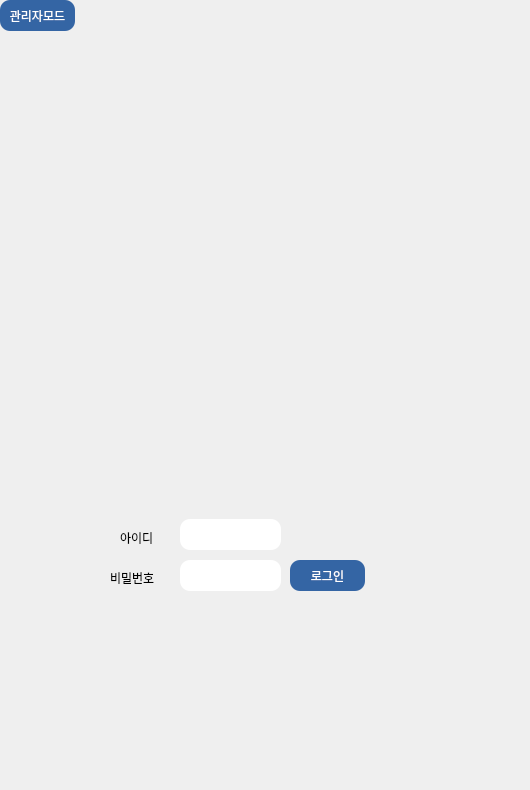
   <widget class="QWidget" name="page">
    <widget class="QLabel" name="label_3">
     <property name="geometry">
      <rect>
       <x>120</x>
       <y>530</y>
       <width>41</width>
       <height>16</height>
      </rect>
     </property>
     <property name="text">
      <string>아이디</string>
     </property>
    </widget>
    <widget class="QLineEdit" name="id_check">
     <property name="geometry">
      <rect>
       <x>180</x>
       <y>519</y>
       <width>101</width>
       <height>31</height>
      </rect>
     </property>
     <property name="styleSheet">
      <string notr="true">
border-style: solid;
border-radius: 10px;
</string>
     </property>
    </widget>
    <widget class="QPushButton" name="login_button">
     <property name="geometry">
      <rect>
       <x>290</x>
       <y>560</y>
       <width>75</width>
       <height>31</height>
      </rect>
     </property>
     <property name="styleSheet">
      <string notr="true">background-color:rgb(52,101,164);
border-style: solid;
border-radius: 10px;
color:white;</string>
     </property>
     <property name="text">
      <string>로그인</string>
     </property>
    </widget>
    <widget class="QPushButton" name="manager_button">
     <property name="geometry">
      <rect>
       <x>0</x>
       <y>0</y>
       <width>75</width>
       <height>31</height>
      </rect>
     </property>
     <property name="styleSheet">
      <string notr="true">background-color:rgb(52,101,164);
border-style: solid;
border-radius: 10px;
color:white;</string>
     </property>
     <property name="text">
      <string>관리자모드</string>
     </property>
    </widget>
    <widget class="QLabel" name="label_11">
     <property name="geometry">
      <rect>
       <x>30</x>
       <y>90</y>
       <width>56</width>
       <height>12</height>
      </rect>
     </property>
     <property name="text">
      <string/>
     </property>
    </widget>
    <widget class="QLabel" name="label_12">
     <property name="geometry">
      <rect>
       <x>110</x>
       <y>570</y>
       <width>51</width>
       <height>16</height>
      </rect>
     </property>
     <property name="text">
      <string>비밀번호</string>
     </property>
    </widget>
    <widget class="QLineEdit" name="pw_check">
     <property name="geometry">
      <rect>
       <x>180</x>
       <y>560</y>
       <width>101</width>
       <height>31</height>
      </rect>
     </property>
     <property name="styleSheet">
      <string notr="true">
border-style: solid;
border-radius: 10px;
</string>
     </property>
    </widget>
    <widget class="QLabel" name="start_view">
     <property name="geometry">
      <rect>
       <x>-10</x>
       <y>-60</y>
       <width>521</width>
       <height>781</height>
      </rect>
     </property>
     <property name="text">
      <string/>
     </property>
     <property name="pixmap">
      <pixmap>../../Desktop/캡쳐/홈1.JPG</pixmap>
     </property>
    </widget>
    <zorder>start_view</zorder>
    <zorder>label_3</zorder>
    <zorder>id_check</zorder>
    <zorder>login_button</zorder>
    <zorder>manager_button</zorder>
    <zorder>label_11</zorder>
    <zorder>label_12</zorder>
    <zorder>pw_check</zorder>
   </widget>
